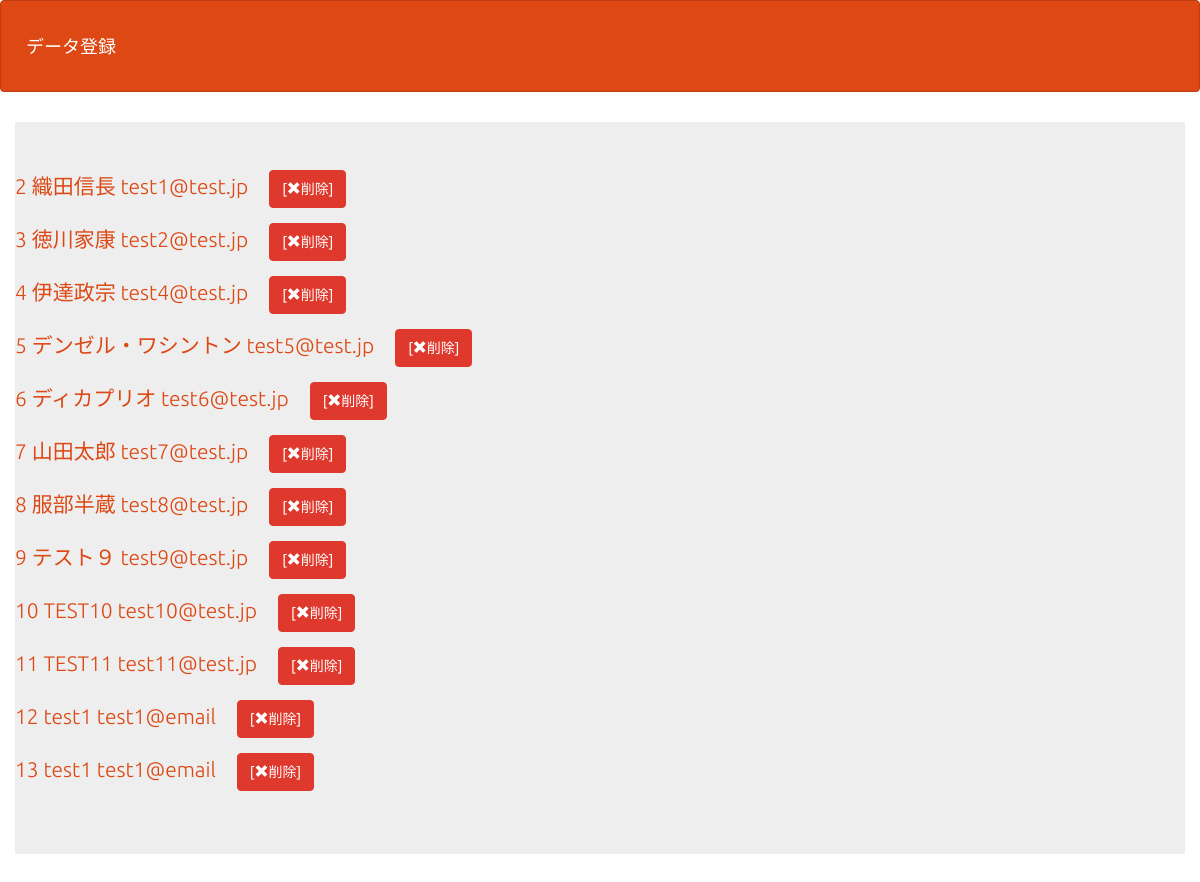
The page /kadai09_php/php04/select.php (signed in) on the database its author committed.
### tables this page shows
CREATE TABLE `gs_an_table` (
  `id` int(12) NOT NULL,
  `name` varchar(64) NOT NULL,
  `email` varchar(256) NOT NULL,
  `naiyou` text,
  `indate` datetime NOT NULL,
  `age` int(3) NOT NULL,
  `title` varchar(64) DEFAULT NULL
);

### kadai09_php/php04/funcs.php (called while the page is built, shortened)
<?php
function h($str)
{
    return htmlspecialchars($str, ENT_QUOTES);
}

### kadai09_php/php04/select.php (the view, shortened to what this page needs)
<?php
require_once('funcs.php');
$pdo = db_conn();
$stmt = $pdo->prepare('SELECT * FROM gs_an_table');
$status = $stmt->execute();
$view = '';
if ($status == false) {
    sql_error($stmt);
} else {
    while ($r = $stmt->fetch(PDO::FETCH_ASSOC)) {
        $view .= '<p>';
        $view .= '<a href="detail.php?id=' . $r["id"] . '">';
        $view .= h($r['id']) . " " . h($r['name']) . " " . h($r['email']);
        $view .= '</a>';
        $view .= "　";
            if(!empty($_SESSION['kanri_flg']) && $_SESSION['kanri_flg'] === '1'){
            $view .= '<a class="btn btn-danger" href="delete.php?id = 1' . $r['id'] . '">';
            $view .= '[<i class="glyphicon glyphicon-remove"></i>削除]';
            $view .= '</a>';
        }
        $view .= '</p>';
    }
}
?>
<!DOCTYPE html>
<html lang="ja">
<head>
    <link rel="stylesheet" href="css/range.css">
    <link href="css/bootstrap.min.css" rel="stylesheet">
</head>
<body id="main">
    <header>
        <nav class="navbar navbar-default">
            <div class="container-fluid">
                <div class="navbar-header">
                    <a class="navbar-brand" href="index.php">データ登録</a>
                </div>
            </div>
        </nav>
    </header>
    <div>
    <div class="container jumbotron">
            <?= $view ?>
    </div>
</body>
</html>

### kadai09_php/php04/select.php (style rules this page uses)
div { padding: 10px; font-size: 16px; }

### rows shown on the page
gs_an_table: value "2 織田信長 test1@test.jp"
gs_an_table: value "3 徳川家康 test2@test.jp"
gs_an_table: value "4 伊達政宗 test4@test.jp"
gs_an_table: value "5 デンゼル・ワシントン test5@test.jp"
gs_an_table: value "6 ディカプリオ test6@test.jp"
gs_an_table: value "7 山田太郎 test7@test.jp"
gs_an_table: value "8 服部半蔵 test8@test.jp"
gs_an_table: value "9 テスト９ test9@test.jp"
gs_an_table: value "10 TEST10 test10@test.jp"
gs_an_table: value "11 TEST11 test11@test.jp"
gs_an_table: value "12 test1 test1@email"
gs_an_table: value "13 test1 test1@email"
